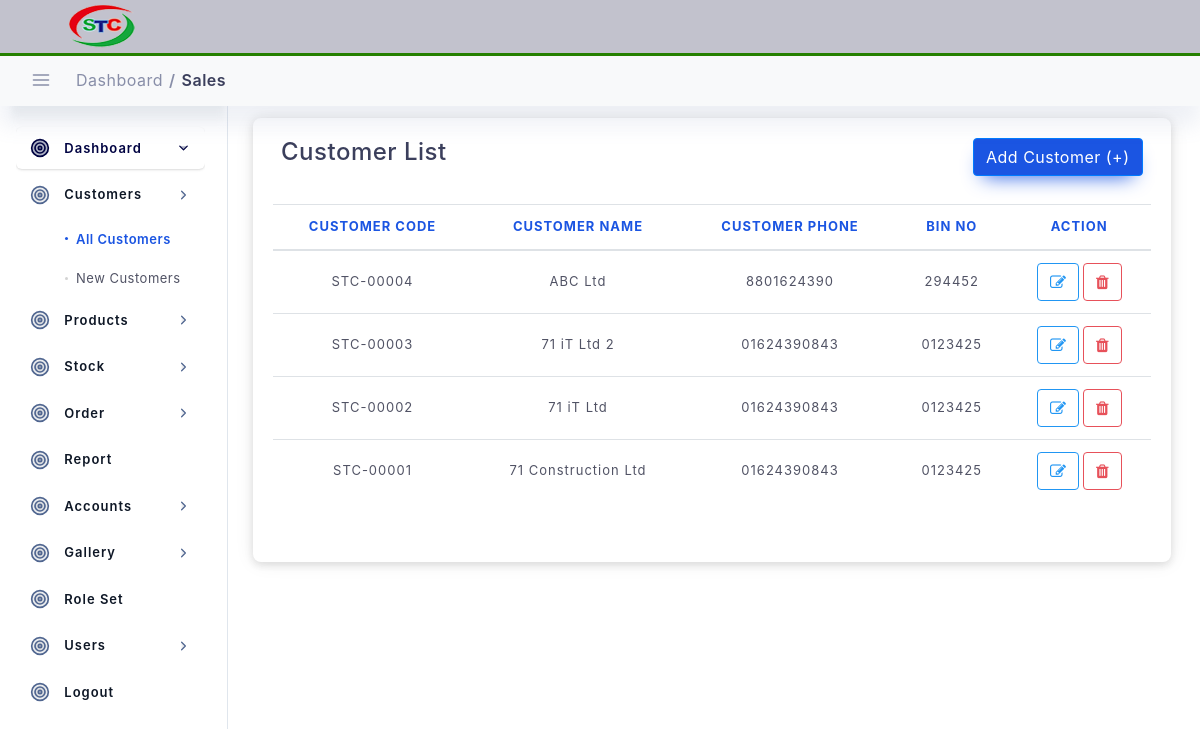
Before: /setup/all-customers (signed in) with the older database file.
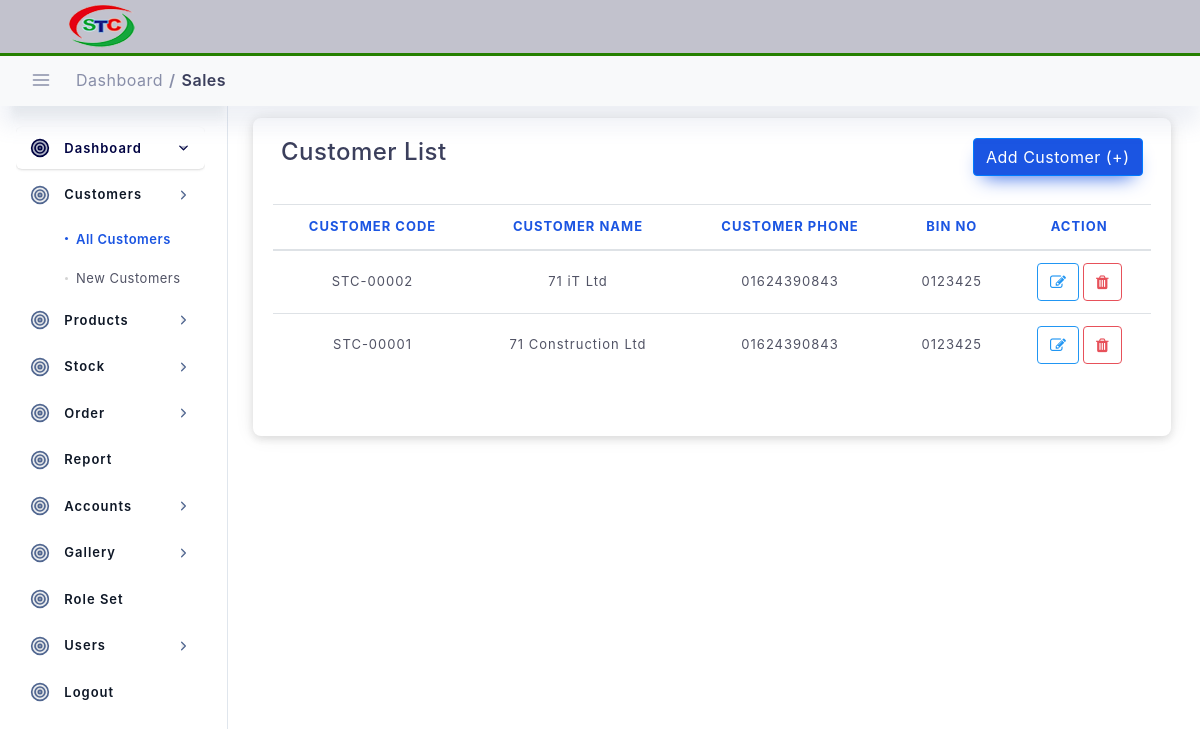
After: the same page with the newer database file.
### setup_data/models.py (models this page shows, shortened)
class Customers(models.Model):
    created_at = models.DateTimeField(blank=True, null=True, auto_now_add=True)
    updated_at = models.DateTimeField(blank=True, null=True, auto_now=True)
    customer_code = models.CharField(max_length=20, primary_key=True, default=customer_code)
    customer_name = models.CharField(max_length=100, )
    customer_address = models.CharField(max_length=100, blank=True, null=True)
    phone = models.CharField(max_length=20, blank=True, null=True)
    email = models.CharField(max_length=100, blank=True, null=True)
    bin_no = models.CharField(max_length=100, blank=True, null=True)
    author = models.ForeignKey(User, on_delete=models.DO_NOTHING, )
    is_active = models.BooleanField(default=True)

### setup_data/views.py (the view)
# urls.py: path('all-customers', views.AllCustomerListView.as_view(), name="all-customers"),
class AllCustomerListView(LoginRequiredMixin, ListView, ):
    model = Customers  # Model I want to Covert to List
    template_name = 'customer/customers.html'  # Template Name
    context_object_name = 'customers'  # Change default name of objectList
    ordering = ['-updated_at']  # Ordering post LIFO
    paginate_by = 20  # number of page I want to show in single page
    def get_context_data(self, **kwargs):
        context = super().get_context_data(**kwargs)
        context["title"] = "Customer List"
        context["nav_bar"] = "customer_list"
        context['customers'] = self.model.objects.all().order_by('-updated_at')
        return context

### templates/customer/customers.html (shortened to what this page needs)
{% extends "main/base.html" %}
{% load static %}
{% block content %}
<div class="col-lg-12 p-4">
    <div class="statbox widget box box-shadow">
        <div class="widget-header">
            <div class="row">
                <div class="mb-1 col-lg-8">
                    <h4>Customer List</h4>
                </div>
                <div class="mb-1 col-lg-4">
                    <a href="{% url 'add-new-customer' %}" class="btn btn-primary float-right">Add Customer (+)</a>
                </div>
            </div>
        </div>
        <br>
        <div class="scrollme">
            <table id="dataTable" class="table table-hover">
                <thead>
                <tr>
                    <th style="text-align:center">Customer Code</th>
                    <th style="text-align:center">Customer Name</th>
                    <th style="text-align:center">Customer Phone</th>
                    <th style="text-align:center">BIN NO</th>
                    <th style="text-align:center">Action</th>
                </tr>
                </thead>
                <tbody>
                {% for customer in customers %}
                <tr>
                    <td style="text-align:center">{{customer.customer_code}}</td>
                    <td style="text-align:center">{{customer.customer_name}}</td>
                    <td style="text-align:center">{{customer.phone}}</td>
                    <td style="text-align:center">{{customer.bin_no}}</td>
                    <td style="text-align:center">
                        <a href="#">
                            <button class="btn btn-outline-info"><i class="fa fa-edit"> </i></button>
                        </a>
                        <button class="delete-customer btn btn-outline-danger" data-customer-name={{customer.customer_name.split|join:"-___-"}}  data-customer-code={{customer.customer_code}} data-toggle="modal" data-target="#postmodal" ><i
                                class="fa fa-trash"></i></button>
                    </td>
                </tr>
                {% endfor %}
                </tbody>
            </table>
            <div class="d-flex justify-content-center">
            </div>
        </div>
    </div>
</div>
{% endblock content %}

Changed rows visible on the page:
removed Customers: customer_code "STC-00004", customer_name "ABC Ltd", phone "8801624390", bin_no "294452"
removed Customers: customer_code "STC-00003", customer_name "71 iT Ltd 2", phone "01624390843", bin_no "0123425"
